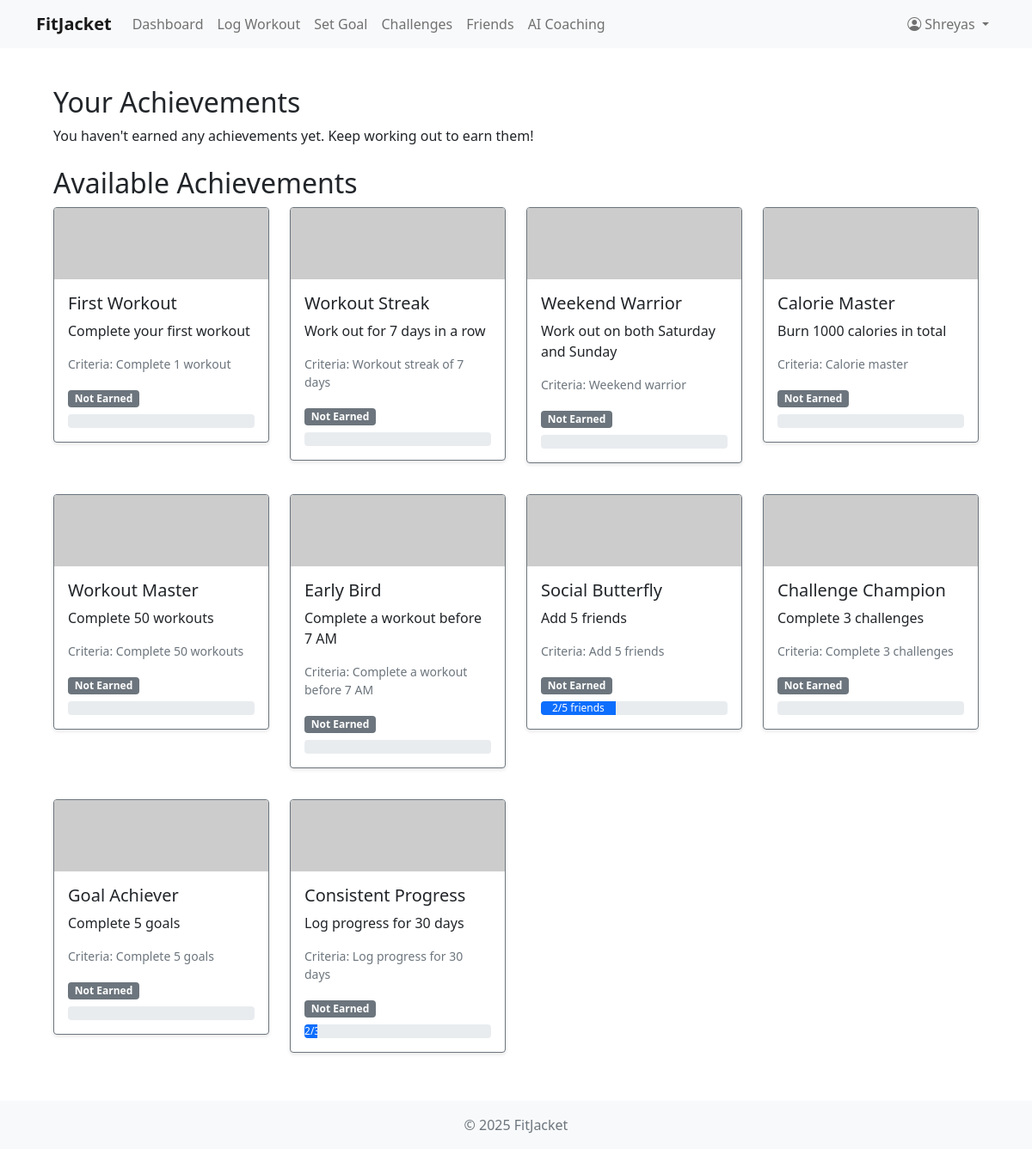
Screenshot of /achievements/ (signed in) with the database file from the repository.
### fitness/models.py (models this page shows, shortened)
class CustomUser(AbstractUser):
    USER_TYPE_CHOICES = (
        ('user', 'User'),
        ('coach', 'Coach'),
    )
    user_type = models.CharField(max_length=10, choices=USER_TYPE_CHOICES, default='user')
    bio = models.TextField(blank=True)
    profile_picture = models.ImageField(upload_to='profile_pictures/', null=True, blank=True)
    fitness_level = models.CharField(max_length=20, choices=(
        ('beginner', 'Beginner'),
        ('intermediate', 'Intermediate'),
        ('advanced', 'Advanced'),
    ), default='beginner')
    friends = models.ManyToManyField('self', symmetrical=False, blank=True)
    @property
    def workout_streak(self):
        if not self.workout_set.exists():
            return 0
    @property
    def has_weekend_workout(self):
        weekend_workouts = self.workout_set.filter(
            created_at__week_day__in=[1, 7]  # 1 is Sunday, 7 is Saturday
        ).values_list('created_at__week_day', flat=True).distinct()
        return len(weekend_workouts) == 2

class Achievement(models.Model):
    name = models.CharField(max_length=100)
    description = models.TextField()
    badge_image = models.ImageField(upload_to='achievement_badges/')
    criteria = models.TextField(help_text="Description of how to earn this achievement")

### fitness/views.py (the view)
# urls.py: path('achievements/', views.achievements, name='achievements'),
@login_required
def achievements(request):
    user_achievements = UserAchievement.objects.filter(user=request.user)
    all_achievements = Achievement.objects.all()
    check_achievements(request.user)
    workout_streak = request.user.workout_streak
    has_weekend_workout = request.user.has_weekend_workout
    workout_counts = Workout.objects.filter(user=request.user).values('workout_type').annotate(count=Count('id'))
    total_calories = Workout.objects.filter(user=request.user).aggregate(total=Sum('calories_burned'))['total'] or 0
    progress_count = ProgressStats.objects.filter(user=request.user).count()
    completed_goals = Goal.objects.filter(user=request.user, is_completed=True).count()
    friends_count = request.user.friends.count()
    completed_challenges = Challenge.objects.filter(
        (models.Q(challenger=request.user) | models.Q(challenged=request.user)),
        status='completed'
    ).count()
    return render(request, 'fitness/achievements.html', {
        'user_achievements': user_achievements,
        'all_achievements': all_achievements,
        'is_coach': request.user.user_type == 'coach',
        'workout_streak': workout_streak,
        'has_weekend_workout': has_weekend_workout,
        'workout_counts': workout_counts,
        'total_calories': total_calories,
        'progress_count': progress_count,
        'completed_goals': completed_goals,
        'friends_count': friends_count,
        'completed_challenges': completed_challenges
    })

### fitness/templates/fitness/achievements.html (shortened to what this page needs)
{% extends 'fitness/base.html' %}
{% load static %}
{% block content %}
<div class="container mt-4">
    <div class="row">
        <div class="col-md-12">
            <h2>Your Achievements</h2>
            {% if user_achievements %}
                <div class="row">
                    {% for user_achievement in user_achievements %}
                        <div class="col-md-3 mb-3">
                            <div class="card achievement-card">
                                {% if "workout" in user_achievement.achievement.criteria.lower %}
                                    <img src="https://placehold.co/300x100/4CAF50/FFFFFF?text=Workout" class="card-img-top achievement-badge" alt="{{ user_achievement.achievement.name }}">
                                {% elif "streak" in user_achievement.achievement.criteria.lower %}
                                    <img src="https://placehold.co/300x100/FFC107/FFFFFF?text=Streak" class="card-img-top achievement-badge" alt="{{ user_achievement.achievement.name }}">
                                {% elif "calories" in user_achievement.achievement.criteria.lower %}
                                    <img src="https://placehold.co/300x100/F44336/FFFFFF?text=Calories" class="card-img-top achievement-badge" alt="{{ user_achievement.achievement.name }}">
                                {% elif "progress" in user_achievement.achievement.criteria.lower %}
                                    <img src="https://placehold.co/300x100/2196F3/FFFFFF?text=Progress" class="card-img-top achievement-badge" alt="{{ user_achievement.achievement.name }}">
                                {% elif "goal" in user_achievement.achievement.criteria.lower %}
                                    <img src="https://placehold.co/300x100/9C27B0/FFFFFF?text=Goal" class="card-img-top achievement-badge" alt="{{ user_achievement.achievement.name }}">
                                {% elif "friend" in user_achievement.achievement.criteria.lower %}
                                    <img src="https://placehold.co/300x100/00BCD4/FFFFFF?text=Friends" class="card-img-top achievement-badge" alt="{{ user_achievement.achievement.name }}">
                                {% elif "challenge" in user_achievement.achievement.criteria.lower %}
                                    <img src="https://placehold.co/300x100/FF9800/FFFFFF?text=Challenge" class="card-img-top achievement-badge" alt="{{ user_achievement.achievement.name }}">
                                {% else %}
                                    <img src="https://placehold.co/300x100/607D8B/FFFFFF?text=Achievement" class="card-img-top achievement-badge" alt="{{ user_achievement.achievement.name }}">
                                {% endif %}
                                <div class="card-body">
                                    <h5 class="card-title">{{ user_achievement.achievement.name }}</h5>
                                    <p class="card-text">{{ user_achievement.achievement.description }}</p>
                                    <p class="text-muted small">Earned: {{ user_achievement.earned_at|date:"M j, Y" }}</p>
                                </div>
                            </div>
                        </div>
                    {% endfor %}
                </div>
            {% else %}
                <p>You haven't earned any achievements yet. Keep working out to earn them!</p>
            {% endif %}
            <h2 class="mt-4">Available Achievements</h2>
            <div class="row">
                {% for achievement in all_achievements %}
                    <div class="col-md-3 mb-3">
                        <div class="card achievement-card {% if achievement in user_achievements %}border-success{% else %}border-secondary{% endif %}">
                            {% if "workout" in achievement.criteria.lower %}
                                <img src="https://placehold.co/300x100/4CAF50/FFFFFF?text=Workout" class="card-img-top achievement-badge" alt="{{ achievement.name }}">
                            {% elif "streak" in achievement.criteria.lower %}
                                <img src="https://placehold.co/300x100/FFC107/FFFFFF?text=Streak" class="card-img-top achievement-badge" alt="{{ achievement.name }}">
                            {% elif "calories" in achievement.criteria.lower %}
                                <img src="https://placehold.co/300x100/F44336/FFFFFF?text=Calories" class="card-img-top achievement-badge" alt="{{ achievement.name }}">
                            {% elif "progress" in achievement.criteria.lower %}
                                <img src="https://placehold.co/300x100/2196F3/FFFFFF?text=Progress" class="card-img-top achievement-badge" alt="{{ achievement.name }}">
                            {% elif "goal" in achievement.criteria.lower %}
                                <img src="https://placehold.co/300x100/9C27B0/FFFFFF?text=Goal" class="card-img-top achievement-badge" alt="{{ achievement.name }}">
                            {% elif "friend" in achievement.criteria.lower %}
                                <img src="https://placehold.co/300x100/00BCD4/FFFFFF?text=Friends" class="card-img-top achievement-badge" alt="{{ achievement.name }}">
                            {% elif "challenge" in achievement.criteria.lower %}
                                <img src="https://placehold.co/300x100/FF9800/FFFFFF?text=Challenge" class="card-img-top achievement-badge" alt="{{ achievement.name }}">
                            {% else %}
                                <img src="https://placehold.co/300x100/607D8B/FFFFFF?text=Achievement" class="card-img-top achievement-badge" alt="{{ achievement.name }}">
                            {% endif %}
                            <div class="card-body">
                                <h5 class="card-title">{{ achievement.name }}</h5>
                                <p class="card-text">{{ achievement.description }}</p>
                                <p class="card-text small text-muted">Criteria: {{ achievement.criteria }}</p>
                                {% if achievement in user_achievements %}
                                    <span class="badge bg-success">Earned</span>
                                {% else %}
                                    <span class="badge bg-secondary">Not Earned</span>
                                    <div class="progress mt-2">
                                        {% if "complete 1 workout" in achievement.criteria.lower %}
                                            <div class="progress-bar" style="width: {% widthratio workout_counts|length 1 100 %}%">
                                                {{ workout_counts|length }}/1 workouts
                                            </div>
                                        {% elif "complete 5 workouts" in achievement.criteria.lower %}
                                            <div class="progress-bar" style="width: {% widthratio workout_counts|length 5 100 %}%">
                                                {{ workout_counts|length }}/5 workouts
                                            </div>
                                        {% elif "complete 20 cardio workouts" in achievement.criteria.lower %}
                                            <div class="progress-bar" style="width: {% widthratio workout_counts.cardio|default:0 20 100 %}%">
                                                {{ workout_counts.cardio|default:0 }}/20 cardio workouts
                                            </div>
                                        {% elif "complete 20 strength training workouts" in achievement.criteria.lower %}
                                            <div class="progress-bar" style="width: {% widthratio workout_counts.strength|default:0 20 100 %}%">
                                                {{ workout_counts.strength|default:0 }}/20 strength workouts
                                            </div>
                                        {% elif "complete 20 flexibility workouts" in achievement.criteria.lower %}
                                            <div class="progress-bar" style="width: {% widthratio workout_counts.flexibility|default:0 20 100 %}%">
                                                {{ workout_counts.flexibility|default:0 }}/20 flexibility workouts
                                            </div>
                                        {% elif "complete 20 hiit workouts" in achievement.criteria.lower %}
                                            <div class="progress-bar" style="width: {% widthratio workout_counts.hiit|default:0 20 100 %}%">
                                                {{ workout_counts.hiit|default:0 }}/20 HIIT workouts
                                            </div>
                                        {% elif "workout streak of 7 days" in achievement.criteria.lower %}
                                            <div class="progress-bar" style="width: {% widthratio workout_streak 7 100 %}%">
                                                {{ workout_streak }}/7 days
                                            </div>
                                        {% elif "burn 1000 calories in total" in achievement.criteria.lower %}
                                            <div class="progress-bar" style="width: {% widthratio total_calories 1000 100 %}%">
                                                {{ total_calories }}/1000 calories
                                            </div>
                                        {% elif "log progress for 30 days" in achievement.criteria.lower %}
                                            <div class="progress-bar" style="width: {% widthratio progress_count 30 100 %}%">
                                                {{ progress_count }}/30 days
                                            </div>
                                        {% elif "complete 5 goals" in achievement.criteria.lower %}
                                            <div class="progress-bar" style="width: {% widthratio completed_goals 5 100 %}%">
                                                {{ completed_goals }}/5 goals
                                            </div>
                                        {% elif "add 5 friends" in achievement.criteria.lower %}
                                            <div class="progress-bar" style="width: {% widthratio friends_count 5 100 %}%">
                                                {{ friends_count }}/5 friends
                                            </div>
                                        {% elif "complete 3 challenges" in achievement.criteria.lower %}
                                            <div class="progress-bar" style="width: {% widthratio completed_challenges 3 100 %}%">
                                                {{ completed_challenges }}/3 challenges
                                            </div>
                                        {% endif %}
                                    </div>
                                {% endif %}
                            </div>
                        </div>
                    </div>
                {% endfor %}
            </div>
        </div>
    </div>
</div>
{% endblock %}

### fitness/templates/fitness/base.html (shortened to what this page needs)
<!DOCTYPE html>
<html lang="en">
<head>
    <link href="https://cdn.jsdelivr.net/npm/bootstrap@5.1.3/dist/css/bootstrap.min.css" rel="stylesheet">
    <link rel="stylesheet" href="https://cdn.jsdelivr.net/npm/bootstrap-icons@1.7.2/font/bootstrap-icons.css">
</head>
<body>
    <nav class="navbar navbar-expand-lg navbar-light bg-light">
        <div class="container">
            <a class="navbar-brand" href="{% url 'home' %}">FitJacket</a>
            <div class="collapse navbar-collapse" id="navbarNav">
                <ul class="navbar-nav me-auto">
                    {% if user.is_authenticated %}
                        <li class="nav-item">
                            <a class="nav-link" href="{% url 'dashboard' %}">Dashboard</a>
                        </li>
                        <li class="nav-item">
                            <a class="nav-link" href="{% url 'log_workout' %}">Log Workout</a>
                        </li>
                        <li class="nav-item">
                            <a class="nav-link" href="{% url 'set_goal' %}">Set Goal</a>
                        </li>
                        <li class="nav-item">
                            <a class="nav-link" href="{% url 'challenges' %}">Challenges</a>
                        </li>
                        <li class="nav-item">
                            <a class="nav-link" href="{% url 'friends' %}">Friends</a>
                        </li>
                        <li class="nav-item">
                            <a class="nav-link" href="{% url 'ai_coaching' %}">AI Coaching</a>
                        </li>
                    {% endif %}
                </ul>
                <ul class="navbar-nav">
                    {% if user.is_authenticated %}
                        <li class="nav-item dropdown">
                            <a class="nav-link dropdown-toggle" href="#" id="navbarDropdown" role="button" data-bs-toggle="dropdown">
                                <i class="bi bi-person-circle"></i> {{ user.username }}
                            </a>
                        </li>
                    {% endif %}
                </ul>
            </div>
        </div>
    </nav>
    <div class="container main-content">
        {% block content %}
        {% endblock %}
    </div>
    <footer class="footer mt-auto py-3 bg-light">
        <div class="container text-center">
            <span class="text-muted">© 2025 FitJacket</span>
        </div>
    </footer>
</body>
</html>

### rows the page displays
CustomUser: username "Shreyas"
Achievement: name "First Workout", description "Complete your first workout", criteria "Complete 1 workout"
Achievement: name "Workout Streak", description "Work out for 7 days in a row", criteria "Workout streak of 7 days"
Achievement: name "Weekend Warrior", description "Work out on both Saturday and Sunday", criteria "Weekend warrior"
Achievement: name "Calorie Master", description "Burn 1000 calories in total", criteria "Calorie master"
Achievement: name "Workout Master", description "Complete 50 workouts", criteria "Complete 50 workouts"
Achievement: name "Early Bird", description "Complete a workout before 7 AM", criteria "Complete a workout before 7 AM"
Achievement: name "Social Butterfly", description "Add 5 friends", criteria "Add 5 friends", friends_count "2"
Achievement: name "Challenge Champion", description "Complete 3 challenges", criteria "Complete 3 challenges"
Achievement: name "Goal Achiever", description "Complete 5 goals", criteria "Complete 5 goals"
Achievement: name "Consistent Progress", description "Log progress for 30 days", criteria "Log progress for 30 days", progress_count "2"
